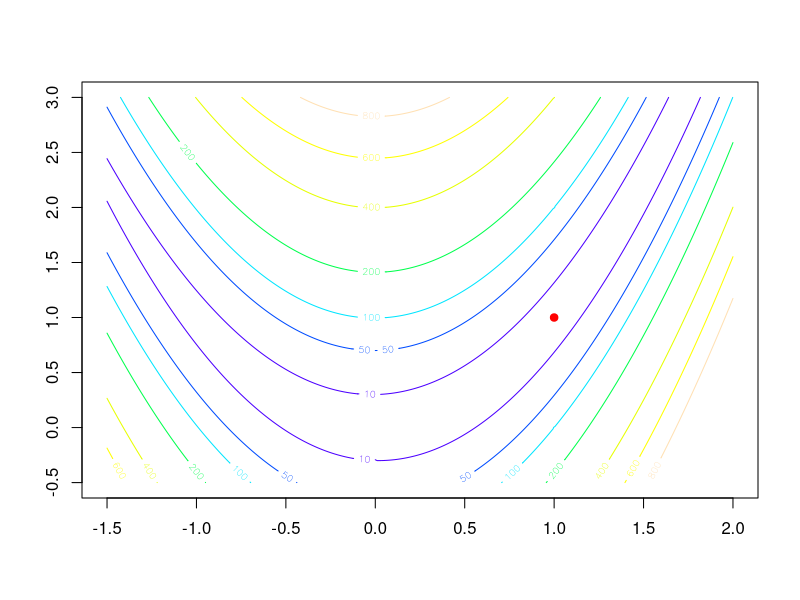
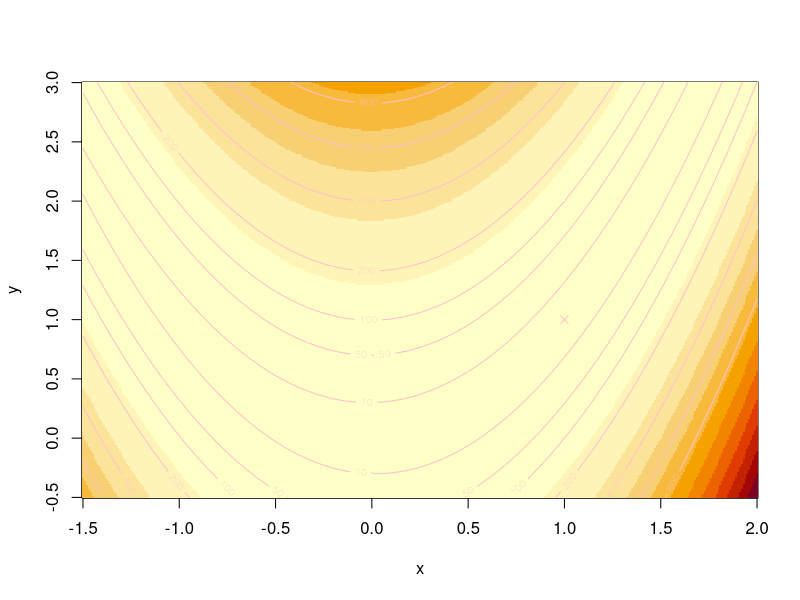

Write R code to recreate these figures, in order.
g = function(x,y){return((1-x)^2 + 100*(y-x^2)^2 )}

x = seq(-1.5,2,.01)
y = seq(-0.5,3,.01)
z = outer(x, y, g)

levels=c(10,50, 100,200,400,600,800)
col   = topo.colors(length(levels))
contour(x,y, z,levels=levels,col=col)
points(1,1,pch=19, col="red")


image(x,y, z)
contour(x,y, z,levels=levels,col="pink",add=T)
points(1,1,col="pink",pch=4)



hillClimbing = function(x,y,n=100,f=function(x,y){return((1-x)^2 + 100*(y-x^2)^2 )},sd=0.1)
{
  x_ = c(x)
  y_ = c(y)
  for(i in 1:(n-1))
  {
    x_vorschlag = rnorm(1, x, sd)
    y_vorschlag = rnorm(1, y, sd)
    if(f(x_vorschlag,y_vorschlag)<f(x,y))
    {
      x = x_vorschlag
      y = y_vorschlag
      x_ = c(x,x_)
      y_ = c(y,y_)
    }
  }
  return(list(rev(x_),rev(y_)))
}
hc = hillClimbing(0,0)

# Lecture
#pdf("HillClimbing.pdf",10.8/1.4,7.5/1.4)
#contour(x,y, z,levels=levels,col=col,main="Randormisiertes Hill Climbing (100 Iterationen, sigma=0.1)")
#points(1,1,pch=19, col="red")
#lines(hc[[1]],hc[[2]])
#points(hc[[1]],hc[[2]],pch=19)
#dev.off()
